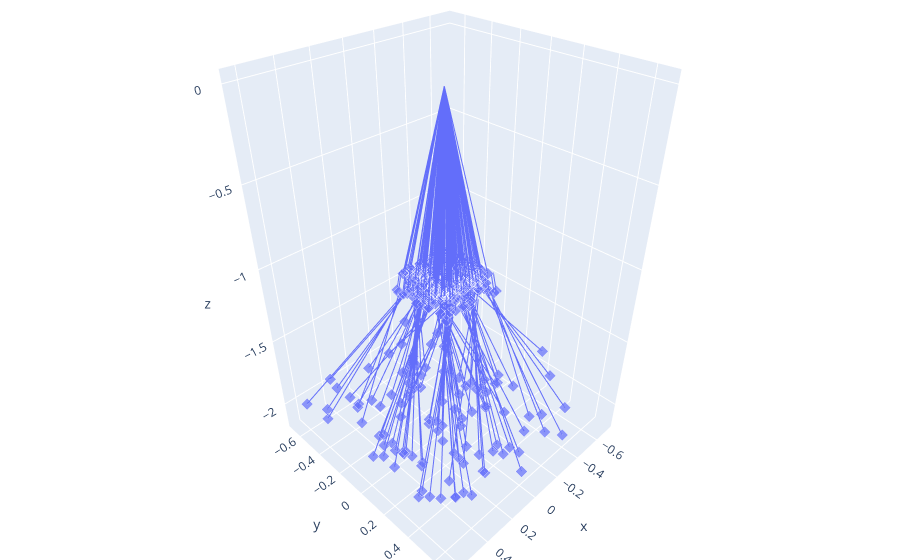

Source (notebook cell):
### Code cell
## All Rays 
viz_all.fig

### Figure 1 — Plotly figure (JSON) as saved in the notebook; plotly's stock layout.template omitted (floating-point values rounded to 4 significant figures; data arrays with more than 128 entries replaced by an {"elided": "..."} marker saying what was removed)
{"data": [{"legendgroup": "Ray 0", "marker": {"size": {"elided": "1500 int values"}, "symbol": "diamond"}, "mode": "lines+markers", "name": "Ray 0", "showlegend": false, "type": "scatter3d", "x": {"elided": "1500 float values"}, "y": {"elided": "1500 float values"}, "z": {"elided": "1500 float values"}}, {"marker": {"color": "rgba(0, 0, 0, 0.0)", "size": 0.01}, "showlegend": false, "type": "scatter3d", "x": [0], "y": [0], "z": [0]}], "layout": {"legend": {"y": 0.96}, "margin": {"b": 0, "l": 0, "r": 0, "t": 0}, "scene": {"aspectmode": "data"}}}
